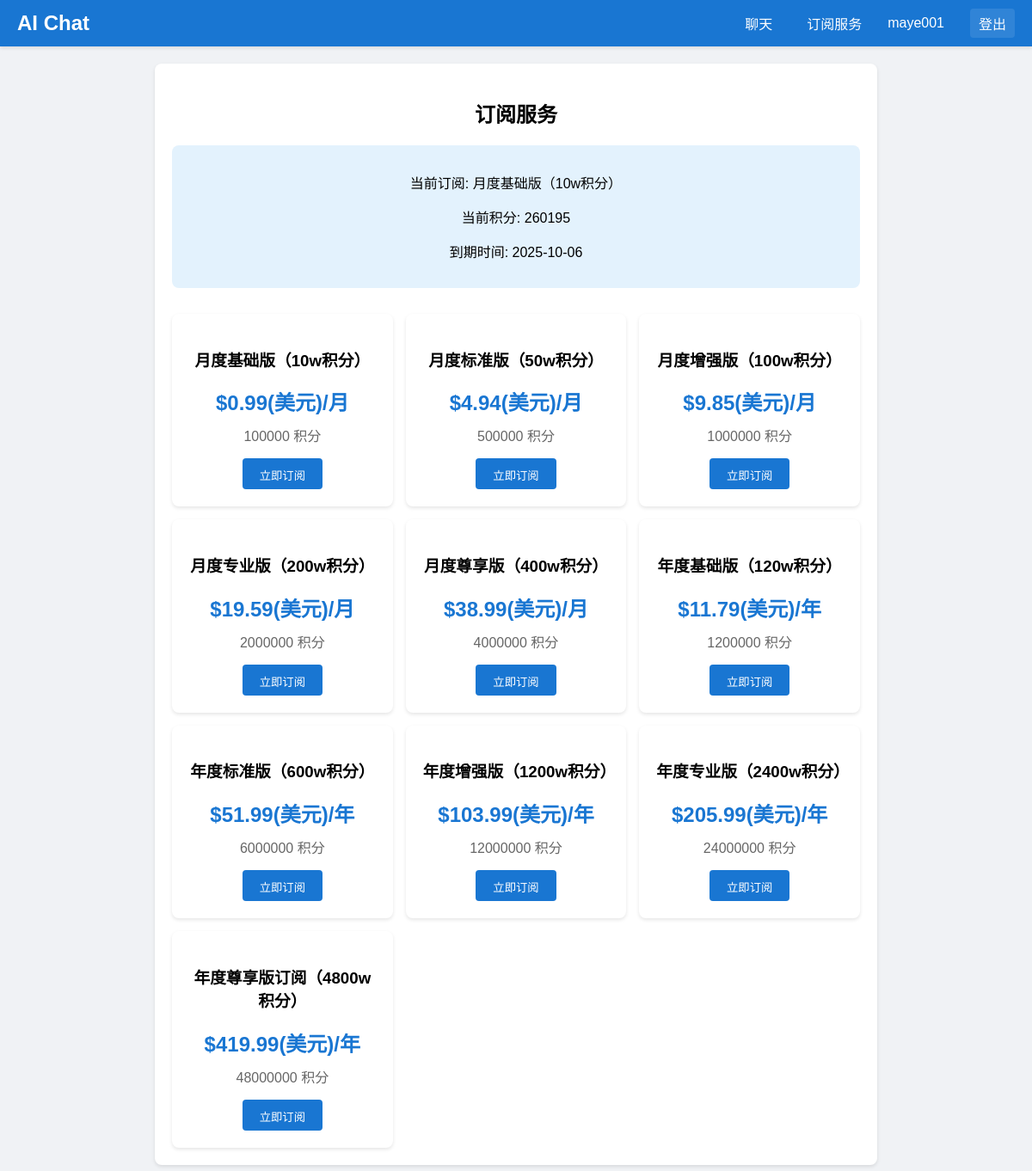
Page /subscription (signed in) on the committed database.
### models/database_models.py (models this page shows, shortened)
class User(UserMixin, db.Model):
    __tablename__ = 'users'
    id = db.Column(db.Integer, primary_key=True)
    username = db.Column(db.String(80), unique=True, nullable=False)
    email = db.Column(db.String(120), unique=True, nullable=False)  # 新增email字段
    password_hash = db.Column(db.String(128))
    chat_id = db.Column(db.String(36), unique=True, nullable=False)
    email_verified = db.Column(db.Boolean, default=False)  # 添加此字段
    email_verify_token = db.Column(db.String(100))  # 存储验证令牌
    token_expiry = db.Column(db.DateTime)  # 令牌过期时间
    created_at = db.Column(db.DateTime, default=datetime.utcnow)

class Subscription(db.Model):
    __tablename__ = 'subscriptions'
    id = db.Column(db.Integer, primary_key=True)
    user_id = db.Column(db.String(36), db.ForeignKey('users.chat_id'), nullable=False)
    user_email = db.Column(db.String(120), nullable=False)
    plan_type = db.Column(db.String(50), nullable=False)  # 订阅类型
    points = db.Column(db.Integer, default=0)  # 剩余积分
    start_date = db.Column(db.DateTime, nullable=False)
    end_date = db.Column(db.DateTime, nullable=False)
    status = db.Column(db.String(20), default='active')  # active, expired
    created_at = db.Column(db.DateTime, default=datetime.utcnow)
    def is_active(self):
        return self.status == 'active' and self.end_date > datetime.utcnow()

### app.py (the view)
@app.route('/subscription')
@login_required
def subscription_page():
    subscription = Subscription.query.filter_by(
        user_id=current_user.chat_id,
        status='active'
    ).first()
    logger.debug(f"User {current_user.username} subscription info: {subscription.__dict__ if subscription else None}")
    logger.debug(f"Available plans: {SUBSCRIPTION_PLANS}")
    return render_template('subscription.html',
        plans=SUBSCRIPTION_PLANS,
        subscription=subscription,
        SUBSCRIPTION_PLANS=SUBSCRIPTION_PLANS
    )

### app.py (called while the page is built)
@login_manager.user_loader
def load_user(user_id):
    return db.session.get(User, int(user_id))

@app.before_request
def before_request():
    logger.error(f"request endpoint is {request.endpoint}")
    logger.error(f"request path is {request.path}")
    if request.endpoint in ['stripe_webhook', 'static', 'login', 'register', 'logout', 'get_captcha', 'send_reset_code', 'verify_reset_code', 'reset_password', 'verify_email', 'reset_password_page']:
        return
    if not current_user.is_authenticated:
        if request.headers.get('X-Requested-With') == 'XMLHttpRequest':
            return jsonify({"error": "请先登录"}), 401
        return redirect(url_for('login'))

### templates/subscription.html (shortened to what this page needs)
{% extends "base.html" %}
{% block content %}
<div class="subscription-container">
    <div class="subscription-header">
        <h2>订阅服务</h2>
        {% if subscription and subscription.is_active() and subscription.plan_type in SUBSCRIPTION_PLANS %}
            <div class="current-subscription">
                <p>当前订阅: {{ SUBSCRIPTION_PLANS[subscription.plan_type]['name'] }}</p>
                <p>当前积分: {{ subscription.points }}</p>
                <p>到期时间: {{ subscription.end_date.strftime('%Y-%m-%d') }}</p>
            </div>
        {% endif %}
    </div>
    <div class="subscription-plans">
        {% for plan_id, plan in plans.items() %}
        <div class="plan-card">
            <h3>{{ plan.name }}</h3>
            <div class="price">${{ plan.price }}(美元)/{{ plan.period }}</div>
            <div class="points">{{ plan.points }} 积分</div>
            <button onclick="createCheckoutSession('{{ plan_id }}')" class="subscribe-btn">
                立即订阅
            </button>
        </div>
        {% endfor %}
    </div>
</div>
{% endblock %}

### templates/base.html (shortened to what this page needs)
<!DOCTYPE html>
<html>
<head>
    <link rel="stylesheet" href="{{ url_for('static', filename='style.css') }}">
    <link rel="stylesheet" href="https://cdn.jsdelivr.net/npm/katex@0.16.9/dist/katex.min.css">
</head>
<body>
    <nav class="main-nav">
        <div class="nav-container">
            <div class="nav-logo">
                <a href="{{ url_for('chat') }}">AI Chat</a>
            </div>
            <div class="nav-links">
                {% if current_user.is_authenticated %}
                    <a href="{{ url_for('chat') }}" class="nav-link">聊天</a>
                    <a href="{{ url_for('subscription_page') }}" class="nav-link">订阅服务</a>
                    <span class="user-name">{{ current_user.username }}</span>
                    <a href="{{ url_for('logout') }}" class="nav-link logout">登出</a>
                {% else %}
                    <a href="{{ url_for('login') }}" class="nav-link">登录</a>
                    <a href="{{ url_for('register') }}" class="nav-link">注册</a>
                {% endif %}
            </div>
        </div>
    </nav>
    <div class="main-container">
        {% block content %}{% endblock %}
    </div>
</body>
</html>

### static/style.css (style rules this page uses)
body { justify-content: center; align-items: center; font-family: Arial, sans-serif; margin: 0; padding: 0; background-color: #f0f2f5; height: 100vh; overflow: auto; }
body.subscription-page { height: auto; min-height: 100vh; overflow-y: auto; }
button { padding: 8px 16px; background-color: #1976d2; color: white; border: none; border-radius: 4px; cursor: pointer; height: 36px; }
.subscription-container { max-width: 800px; margin: 20px auto; padding: 20px; background: white; border-radius: 8px; box-shadow: 0 2px 4px rgba(0,0,0,0.1); overflow-y: visible; }
.subscription-header { text-align: center; margin-bottom: 30px; }
.subscription-plans { display: grid; grid-template-columns: repeat(auto-fit, minmax(200px, 1fr)); gap: 15px; margin-top: 20px; }
.plan-card { background: white; border-radius: 8px; padding: 20px; text-align: center; box-shadow: 0 2px 4px rgba(0,0,0,0.1); }
.plan-card .price { font-size: 24px; font-weight: bold; color: #1976d2; margin: 10px 0; }
.plan-card .points { color: #666; margin-bottom: 15px; }
.subscribe-btn { background: #1976d2; color: white; border: none; padding: 10px 20px; border-radius: 4px; cursor: pointer; transition: background-color 0.3s; }
.current-subscription { background: #e3f2fd; padding: 15px; border-radius: 8px; margin-bottom: 20px; }
.main-nav { background-color: #1976d2; padding: 10px 0; box-shadow: 0 2px 4px rgba(0,0,0,0.1); }
.nav-container { max-width: 1200px; margin: 0 auto; display: flex; justify-content: space-between; align-items: center; padding: 0 20px; }
.nav-logo a { color: white; text-decoration: none; font-size: 1.5em; font-weight: bold; }
.nav-links { display: flex; gap: 20px; align-items: center; }
.nav-link { color: white; text-decoration: none; padding: 5px 10px; border-radius: 4px; transition: background-color 0.3s; }
.nav-link.logout { background-color: rgba(255,255,255,0.1); }
.user-name { color: white; margin-right: 10px; }
.main-container { max-width: 1200px; margin: 20px auto; padding: 0 20px; }

### rows in the picture
User: username "maye001"
Subscription: plan_type "月度基础版（10w积分）", points "260195", end_date "2025-10-06"

### other values in the picture
{{ plan.name }} "月度基础版（10w积分）" "月度标准版（50w积分）" "月度增强版（100w积分）" "月度专业版（200w积分）" "月度尊享版（400w积分）" "年度基础版（120w积分）" "年度标准版（600w积分）" "年度增强版（1200w积分）" "年度专业版（2400w积分）" "年度尊享版订阅（4800w积分）"
{{ plan.price }} "0.99" "4.94" "9.85" "19.59" "38.99" "11.79" "51.99" "103.99" "205.99" "419.99"
{{ plan.period }} "月" "月" "月" "月" "月" "年" "年" "年" "年" "年"
{{ plan.points }} "100000" "500000" "1000000" "2000000" "4000000" "1200000" "6000000" "12000000" "24000000" "48000000"
